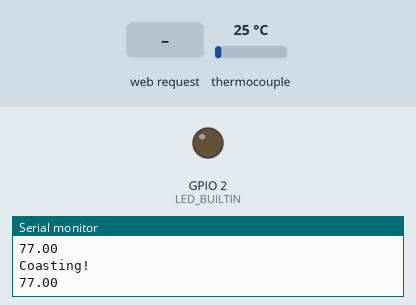
Simulated run of this sketch. Board: ESP8266 (NodeMCU). On the bench: output pins drawn as LEDs (lit = HIGH, except the on-board LED, lit = LOW), the last lines printed to the serial monitor. The test bench sets the inputs (shaded band); at power-on: thermocouple 25 °C. Pins used as bus, display or sensor lines are not drawn.

Above: at 2.2 s.
2.3 s: HTTP request GET /?msg=120 received
At 4.4 s:
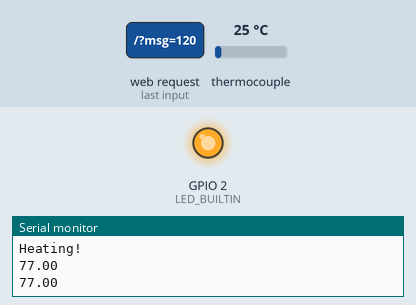
5.5 s: HTTP request GET / received
At 7.2 s:
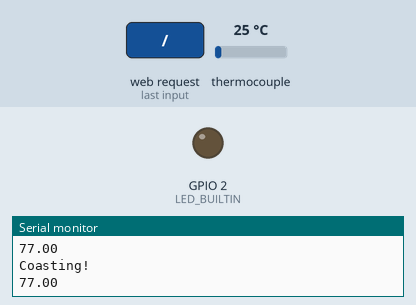
Timing chart, 0 to 8.7 s (numbered marks = the images above; inputs shaded):
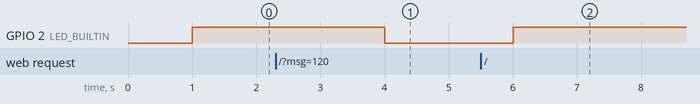

The sketch:

web_server_oven_v2.ino
```cpp
// (licence header left out)
/* Create a WiFi access point and provide a web server on it. */

#include "max6675.h"
#include <SPI.h>
#include <ESP8266WiFi.h>
#include <WiFiClient.h>
#include <ESP8266WebServer.h>

#ifndef APSSID
#define APSSID "THERMOLYNE"
#define APPSK  "12345678"
#endif

/* Set these to your desired credentials. */
const char *ssid = APSSID;
const char *password = APPSK;
const int thermoMISO = 12;
const int thermoCS = 15;
const int thermoCLK = 14;
unsigned long interval = 1000;
unsigned long prev_millis = 0;
double hysteresis = 3.0;
bool hot = false;
double temp_reading = 10000;
int ssr = 5;

MAX6675 thermocouple;

ESP8266WebServer server(80);

/* Just a little test message.  Go to http://192.168.4.1 in a web browser
   connected to this access point to see it.
*/

void handleRoot() {
  server.send(200, "text/html", get_form());
}


void setup() {
  thermocouple.begin(thermoCLK, thermoCS, thermoMISO);
  delay(1000);
  Serial.begin(115200);
  Serial.println();
  Serial.print("Configuring access point...");
  /* You can remove the password parameter if you want the AP to be open. */
  WiFi.softAP(ssid, password);

  IPAddress myIP = WiFi.softAPIP();
  Serial.print("AP IP address: ");
  Serial.println(myIP);
  server.on("/", handleRoot);
  server.begin();
  Serial.println("HTTP server started");
  pinMode(LED_BUILTIN, OUTPUT);
  pinMode(ssr, OUTPUT);
}

void loop() {
  unsigned long curr_millis = millis();

  if((unsigned long)(curr_millis - prev_millis) >= interval){
    handle_heater();
    prev_millis = millis();
    Serial.println(temp_reading);
  }
  server.handleClient();
}

String get_form()
{
  String first = "<center><h1>THERMOLYNE EGG FRYER</h1><br><h2>Current temperature (F):</h2>";
  String second = "<br><h2>Requested temperature (F):</h2>";
  //String third = "<br><form action='msg'><p><input type='text' name='msg' size=20 autofocus> <input type='submit' value='Submit'></form></center>";
  String third = "<br><form action='/'><p><input type='text' name='msg' size=20 autofocus> <input type='submit' value='Submit'></form></center>";
  return first + thermocouple.readFahrenheit() + second + server.arg("msg") + third;
}

double handle_heater()
{
  /*
  String temp = server.arg("msg");
  if(temp.toDouble() > thermocouple.readFahrenheit()) {
    digitalWrite(LED_BUILTIN, LOW);
  }else{
    digitalWrite(LED_BUILTIN, HIGH);
  }
  */
  String temp_string = server.arg("msg");
  double temp_setP = temp_string.toDouble(); //The setpoint entered on the server
  temp_reading = thermocouple.readFahrenheit(); //The reading from the MAX6675

  if(temp_setP > temp_reading && !hot) {
    digitalWrite(LED_BUILTIN, LOW);
    digitalWrite(ssr, HIGH);
  }else if(temp_setP < temp_reading){
    hot = true;
    digitalWrite(LED_BUILTIN, HIGH);
    digitalWrite(ssr, LOW);
    Serial.println("Coasting!");
    //Serial.println(temp_reading);
  }else if((temp_setP-hysteresis) > temp_reading && hot){
    hot = false;
    Serial.println("Heating!");
    //Serial.println(temp_reading);
  }
  //return temp_reading;
}
```

Measured:
- after the input at 2.3 s, GPIO 2 (LED_BUILTIN): HIGH → LOW after 1.7 s
- after the input at 5.5 s, GPIO 2 (LED_BUILTIN): LOW → HIGH after 0.51 s
